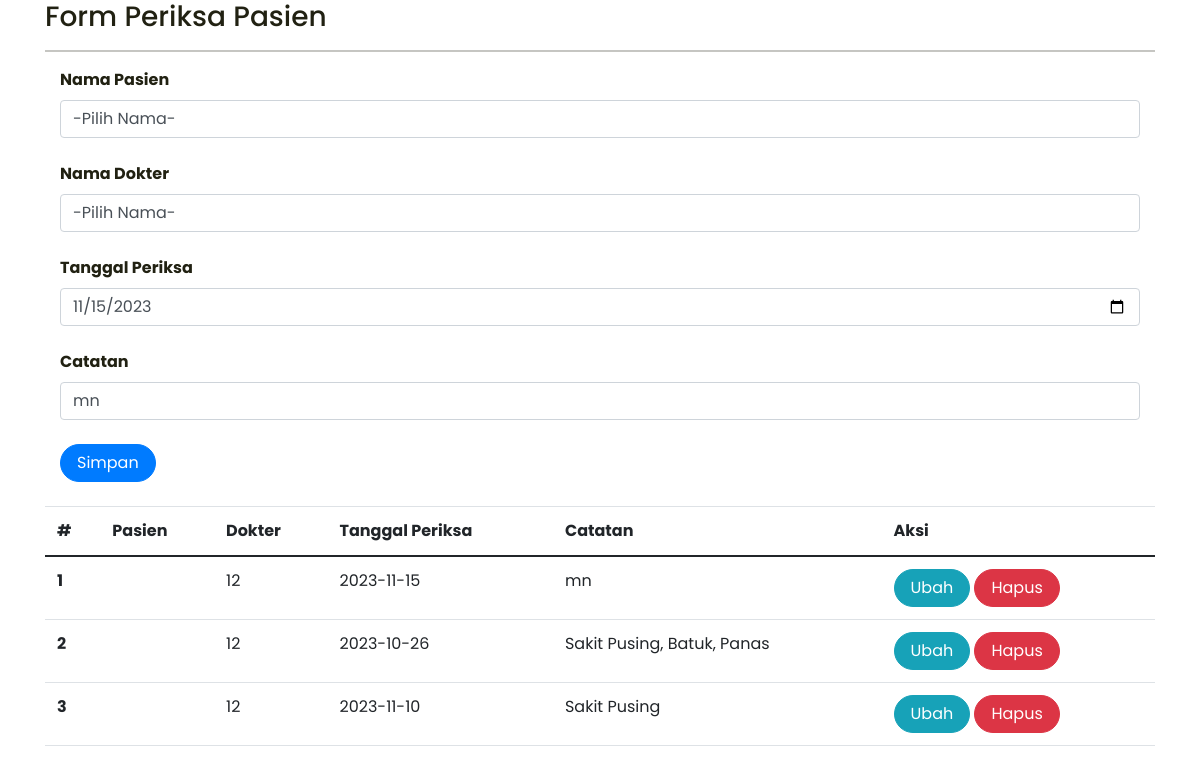
Screenshot of /periksa.php?id=26 with the database file from the repository.
### tables this page shows
CREATE TABLE `periksa` (
  `id` int(10) NOT NULL,
  `id_pasien` int(10) NOT NULL,
  `id_dokter` int(10) NOT NULL,
  `tgl_periksa` date DEFAULT NULL,
  `catatan` text DEFAULT NULL
);

### periksa.php (the view, shortened to what this page needs)
<?php
include_once("koneksi.php");
?>
<!DOCTYPE html>
<html lang="en">
<head>
    <link rel="stylesheet" href="assets/css/bootstrap.css">
    <link rel='stylesheet' href='styleku.css'>
    <link href="https://cdn.jsdelivr.net/npm/bootstrap@5.0.2/dist/css/bootstrap.min.css"
    rel="stylesheet"
>
</head>
<head>
    <link rel='stylesheet' href='https://cdnjs.cloudflare.com/ajax/libs/twitter-bootstrap/4.1.3/css/bootstrap.min.css'>
    <link rel='stylesheet' href='styleku.css'>
</head>
<div class="container">
<h3>
</h3>
<hr>
<form class="form" method="POST" action="" name="myForm" onsubmit="return(validate());">
    <?php
    $tgl_periksa = '';
    $catatan = '';
    if (isset($_GET['id'])) {
        $ambil = mysqli_query($koneksi,
        "SELECT * FROM periksa
        WHERE id='" . $_GET['id'] . "'");
        while ($row = mysqli_fetch_array($ambil)) {
            $tgl_periksa = $row['tgl_periksa'];
            $catatan = $row['catatan'];
        }
    ?>
    <?php
    }
    ?>
    <div class="col">
    <label class="fw-bold">
                Nama Pasien
            </label>
    <select class="form-control" name="id_pasien" id="datanama" onchange="changeValue(this.value)">
        <option>-Pilih Nama-</option>
      </select>
    </div>
    <br>
    <div class="col">
    <label class="fw-bold">
                Nama Dokter
            </label>
    <select class="form-control" name="id_dokter" id="nama" onchange="changeValue(this.value)">
        <option>-Pilih Nama-</option>
        <?php
        include 'koneksi.php';
        ?>
      </select>
    </div>
    <br>
        <div class="col">
            <label for="inputTglPeriksa" class="form-label fw-bold">
                Tanggal Periksa
            </label>
            <input type="date" class="form-control" name="tgl_periksa" id="inputTanggal" placeholder="TanggalPeriksa" value="<?php echo $tgl_periksa ?>">
        </div>
    <br>
        <div class="col">
            <label for="inputCatatan" class="form-label fw-bold">
                Catatan
            </label>
            <input type="text" class="form-control" name="catatan" id="inputCatatan" placeholder="Catatan" value="<?php echo $catatan ?>">
        </div>
        <br>
        <div class="col">
            <button type="submit" class="btn btn-primary rounded-pill px-3" name="simpan">Simpan</button>
        </div>
</form>
<table class="table table-hover">
    <thead>
        <tr>
            <th scope="col">#</th>
            <th scope="col">Pasien</th>
            <th scope="col">Dokter</th>
            <th scope="col">Tanggal Periksa</th>
            <th scope="col">Catatan</th>
            <th scope="col">Aksi</th>
        </tr>
    </thead>
    <tbody>
    <?php
        $result = mysqli_query(
            $koneksi,"SELECT * FROM periksa ORDER BY id_pasien"
            );
        $no = 1;
        foreach ($result as $data){
        ?>
            <tr>
                <th scope="row"><?php echo $no++ ?></th>
                <td><?php echo htmlspecialchars($data['datanama']) ?></td>
                <td><?php echo htmlspecialchars($data['id_dokter']) ?></td>
                <td><?php echo htmlspecialchars($data['tgl_periksa']) ?></td>
                <td><?php echo htmlspecialchars($data['catatan']) ?></td>
                <td>
                    <a class="btn btn-info rounded-pill px-3"
                    href="periksa.php?id=<?php echo $data['id'] ?>">Ubah
                    </a>
                    <a class="btn btn-danger rounded-pill px-3"
                    href="periksa.php?id=<?php echo $data['id'] ?>&aksi=hapus">Hapus
                    </a>
                </td>
            </tr>
        <?php
        }
        ?>
    </tbody>
</table>
</body>
</html>

### rows the page displays
periksa: tgl_periksa "11/15/2023", catatan "mn", id_dokter "12", tgl_periksa "2023-11-15"
periksa: id_dokter "12", tgl_periksa "2023-10-26", catatan "Sakit Pusing, Batuk, Panas"
periksa: id_dokter "12", tgl_periksa "2023-11-10", catatan "Sakit Pusing"
